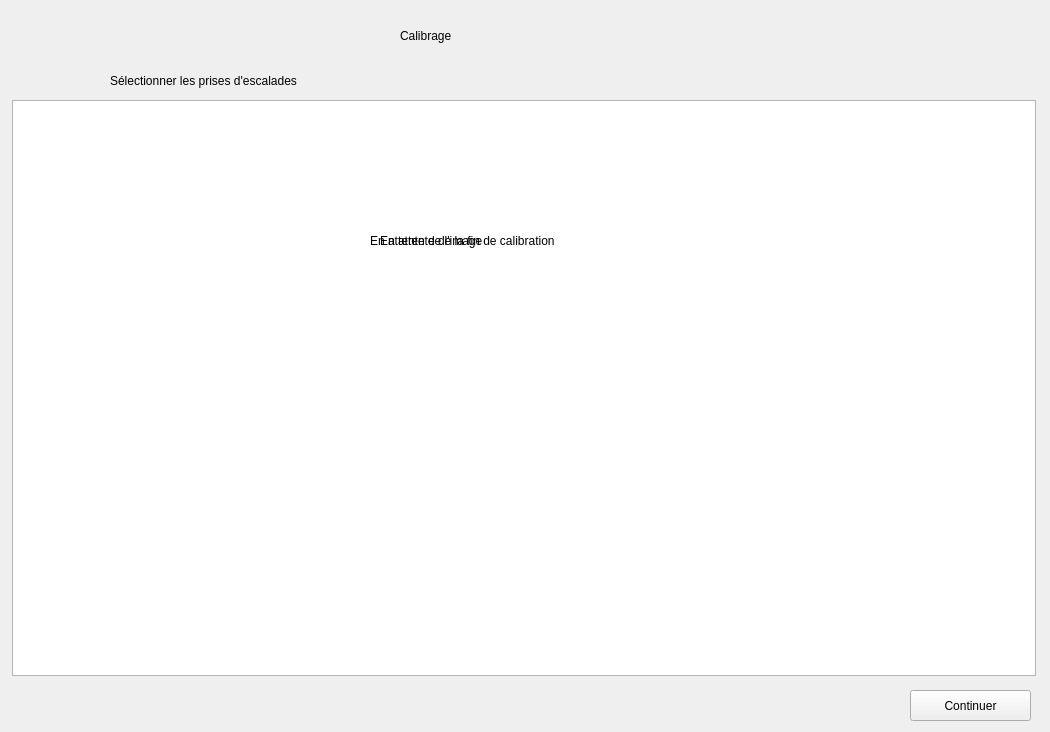
<?xml version="1.0" encoding="UTF-8"?>
<ui version="4.0">
 <class>calibrageClass</class>
 <widget class="QWidget" name="calibrageClass">
  <property name="geometry">
   <rect>
    <x>0</x>
    <y>0</y>
    <width>1050</width>
    <height>732</height>
   </rect>
  </property>
  <property name="windowTitle">
   <string>Calibrage</string>
  </property>
  <widget class="QGraphicsView" name="graphicsView">
   <property name="geometry">
    <rect>
     <x>12</x>
     <y>100</y>
     <width>1024</width>
     <height>576</height>
    </rect>
   </property>
   <property name="minimumSize">
    <size>
     <width>1024</width>
     <height>576</height>
    </size>
   </property>
   <property name="maximumSize">
    <size>
     <width>1024</width>
     <height>576</height>
    </size>
   </property>
   <property name="verticalScrollBarPolicy">
    <enum>Qt::ScrollBarAlwaysOff</enum>
   </property>
   <property name="horizontalScrollBarPolicy">
    <enum>Qt::ScrollBarAlwaysOff</enum>
   </property>
  </widget>
  <widget class="QLabel" name="label_Titre">
   <property name="geometry">
    <rect>
     <x>400</x>
     <y>0</y>
     <width>251</width>
     <height>71</height>
    </rect>
   </property>
   <property name="text">
    <string>Calibrage</string>
   </property>
  </widget>
  <widget class="QPushButton" name="pushButton_Continuer">
   <property name="geometry">
    <rect>
     <x>910</x>
     <y>690</y>
     <width>121</width>
     <height>31</height>
    </rect>
   </property>
   <property name="text">
    <string>Continuer</string>
   </property>
  </widget>
  <widget class="QLabel" name="label_consigne">
   <property name="geometry">
    <rect>
     <x>110</x>
     <y>70</y>
     <width>451</width>
     <height>21</height>
    </rect>
   </property>
   <property name="text">
    <string>Sélectionner les prises d'escalades</string>
   </property>
  </widget>
  <widget class="QLabel" name="label_attente">
   <property name="geometry">
    <rect>
     <x>370</x>
     <y>210</y>
     <width>421</width>
     <height>61</height>
    </rect>
   </property>
   <property name="text">
    <string>En attente de l'image</string>
   </property>
  </widget>
  <widget class="QLabel" name="label_attente_2">
   <property name="geometry">
    <rect>
     <x>380</x>
     <y>210</y>
     <width>461</width>
     <height>61</height>
    </rect>
   </property>
   <property name="text">
    <string>En attente de la fin de calibration</string>
   </property>
  </widget>
 </widget>
 <resources/>
 <connections/>
</ui>
